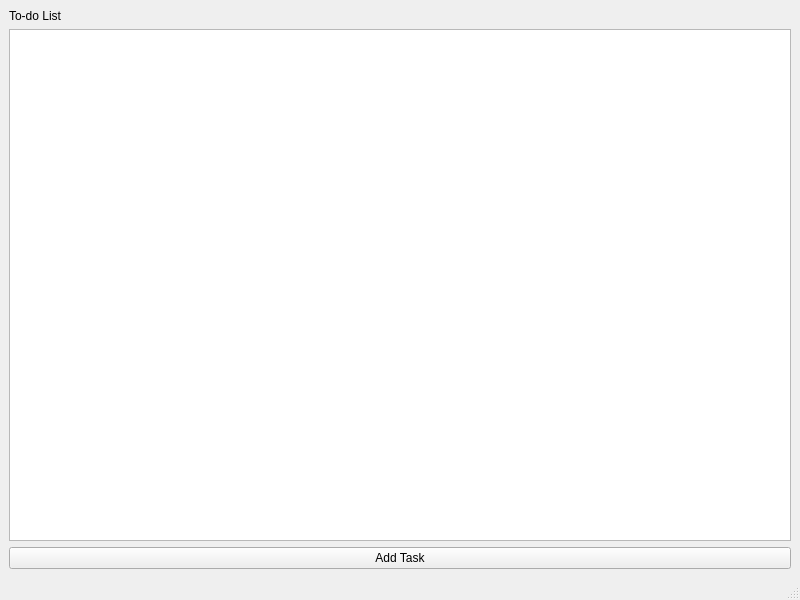
<?xml version="1.0" encoding="UTF-8"?>
<ui version="4.0">
 <class>MainWindow</class>
 <widget class="QMainWindow" name="MainWindow">
  <property name="geometry">
   <rect>
    <x>0</x>
    <y>0</y>
    <width>800</width>
    <height>600</height>
   </rect>
  </property>
  <property name="windowTitle">
   <string>MainWindow</string>
  </property>
  <widget class="QWidget" name="centralwidget">
   <layout class="QVBoxLayout" name="verticalLayout">
    <item>
     <widget class="QLabel" name="label">
      <property name="text">
       <string>To-do List</string>
      </property>
     </widget>
    </item>
    <item>
     <widget class="QTableWidget" name="tableWidget"/>
    </item>
    <item>
     <widget class="QPushButton" name="addTask">
      <property name="text">
       <string>Add Task</string>
      </property>
     </widget>
    </item>
   </layout>
  </widget>
  <widget class="QMenuBar" name="menubar">
   <property name="geometry">
    <rect>
     <x>0</x>
     <y>0</y>
     <width>800</width>
     <height>26</height>
    </rect>
   </property>
  </widget>
  <widget class="QStatusBar" name="statusbar"/>
 </widget>
 <resources/>
 <connections/>
</ui>
